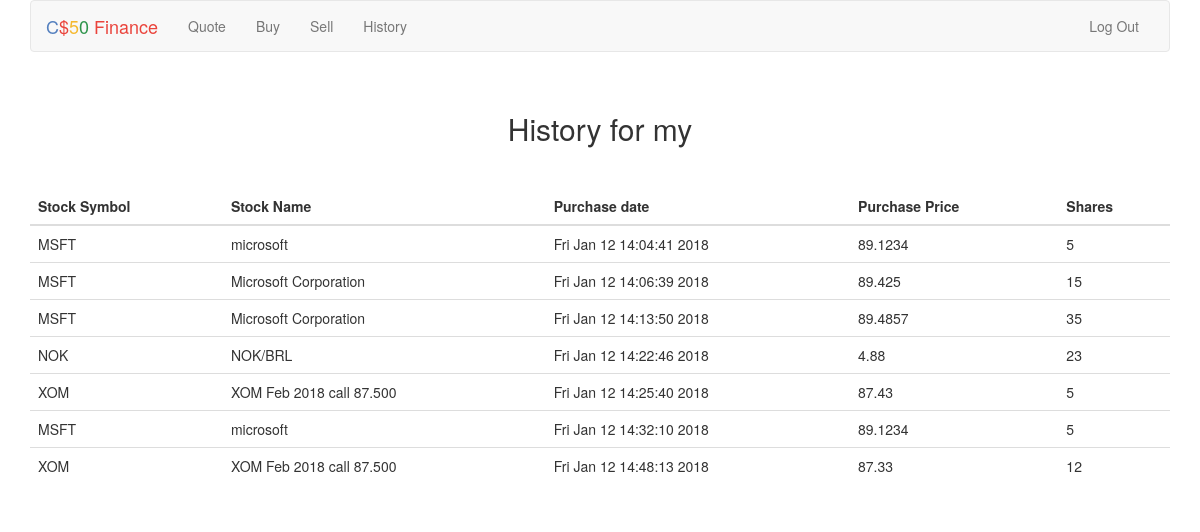
/history (signed in), run on an earlier commit of the app's database.
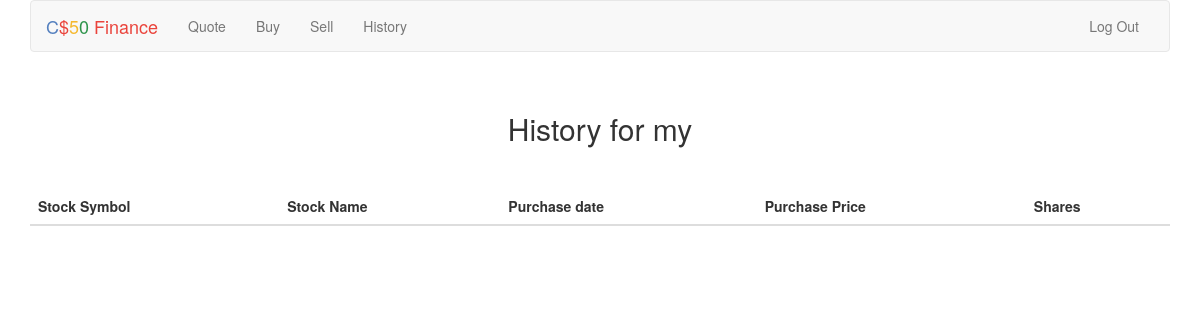
And on a later commit of the database.
### tables this page shows
CREATE TABLE "transactions" (
	`Symbol`	TEXT NOT NULL,
	`Name`	TEXT NOT NULL,
	`Date`	TEXT NOT NULL UNIQUE,
	`Price`	REAL NOT NULL,
	`qty`	NUMERIC NOT NULL,
	`Trans_no`	INTEGER NOT NULL PRIMARY KEY AUTOINCREMENT UNIQUE,
	`UserID`	NUMERIC NOT NULL,
	FOREIGN KEY(`UserID`) REFERENCES `users`(`id`)
);

### application.py (the view)
@app.route("/history")
@login_required
def history():
    id = session['user_id']
    conn = sqlite3.connect('finance.db')
    db = conn.cursor()
    db.execute('''SELECT * FROM users WHERE id=?''', (id,))
    rows = db.fetchone()
    db.execute('''SELECT * FROM transactions WHERE UserID=?''', (id,))
    trans_info =db.fetchall()
    db.close()
    t_list = []
    for t in trans_info:
        t_stock = t[0]
        t_name = t[1]
        t_date = date_f(t[2]) #format date
        t_price = t[3]
        t_share = t[4]
        t_tuple = (t_stock ,t_name,t_date,t_price,t_share)
        t_list.append(t_tuple)
    return render_template("history.html", data = t_list, user=rows[1])

### helpers.py (called while the page is built)
def login_required(f):
    @wraps(f)
    def decorated_function(*args, **kwargs):
        if session.get("user_id") is None:
            return redirect("/login")
        return f(*args, **kwargs)
    return decorated_function

def date_f(d_val):
    dt=datetime.datetime.strptime(d_val,"%Y%m%d%H%M%S")
    dt_u = datetime.datetime.strftime(dt,"%c")
    return dt_u

### templates/history.html (shortened to what this page needs)
{% extends "layout.html" %}
{% block main %}
<form action="{{ url_for('history') }}" method="post">
        <br>
            <h2>History for {{user}}<br>
            <br>
        </h2>
    <table class="table">
        <thead>
            <tr>
            <th scope="col">Stock Symbol</th>
            <th scope="col">Stock Name</th>
            <th scope="col">Purchase date</th>
            <th scope="col">Purchase Price</th>
            <th scope="col">Shares</th>
            </tr>
        </thead>
        <tbody>
        {% for d in data %}
            <tr>
            <td>{{d[0]}}</td>
            <td>{{d[1]}}</td>
            <td>{{d[2]}}</td>
            <td>{{d[3]}}</td>
            <td>{{d[4]}}</td>
            </tr>
        {% endfor %}
        </tbody>
        </table>
{% endblock %}

What changed in the data, as far as the page shows it:
removed transactions: Symbol "MSFT", Name "microsoft", d "Fri Jan 12 14:04:41 2018", Price "89.1234", qty "5"
removed transactions: Symbol "MSFT", Name "Microsoft Corporation", d "Fri Jan 12 14:06:39 2018", Price "89.425", qty "15"
removed transactions: Symbol "MSFT", Name "Microsoft Corporation", d "Fri Jan 12 14:13:50 2018", Price "89.4857", qty "35"
removed transactions: Symbol "NOK", Name "NOK/BRL", d "Fri Jan 12 14:22:46 2018", Price "4.88", qty "23"
removed transactions: Symbol "XOM", Name "XOM Feb 2018 call 87.500", d "Fri Jan 12 14:25:40 2018", Price "87.43", qty "5"
removed transactions: Symbol "MSFT", Name "microsoft", d "Fri Jan 12 14:32:10 2018", Price "89.1234", qty "5"
removed transactions: Symbol "XOM", Name "XOM Feb 2018 call 87.500", d "Fri Jan 12 14:48:13 2018", Price "87.33", qty "12"
